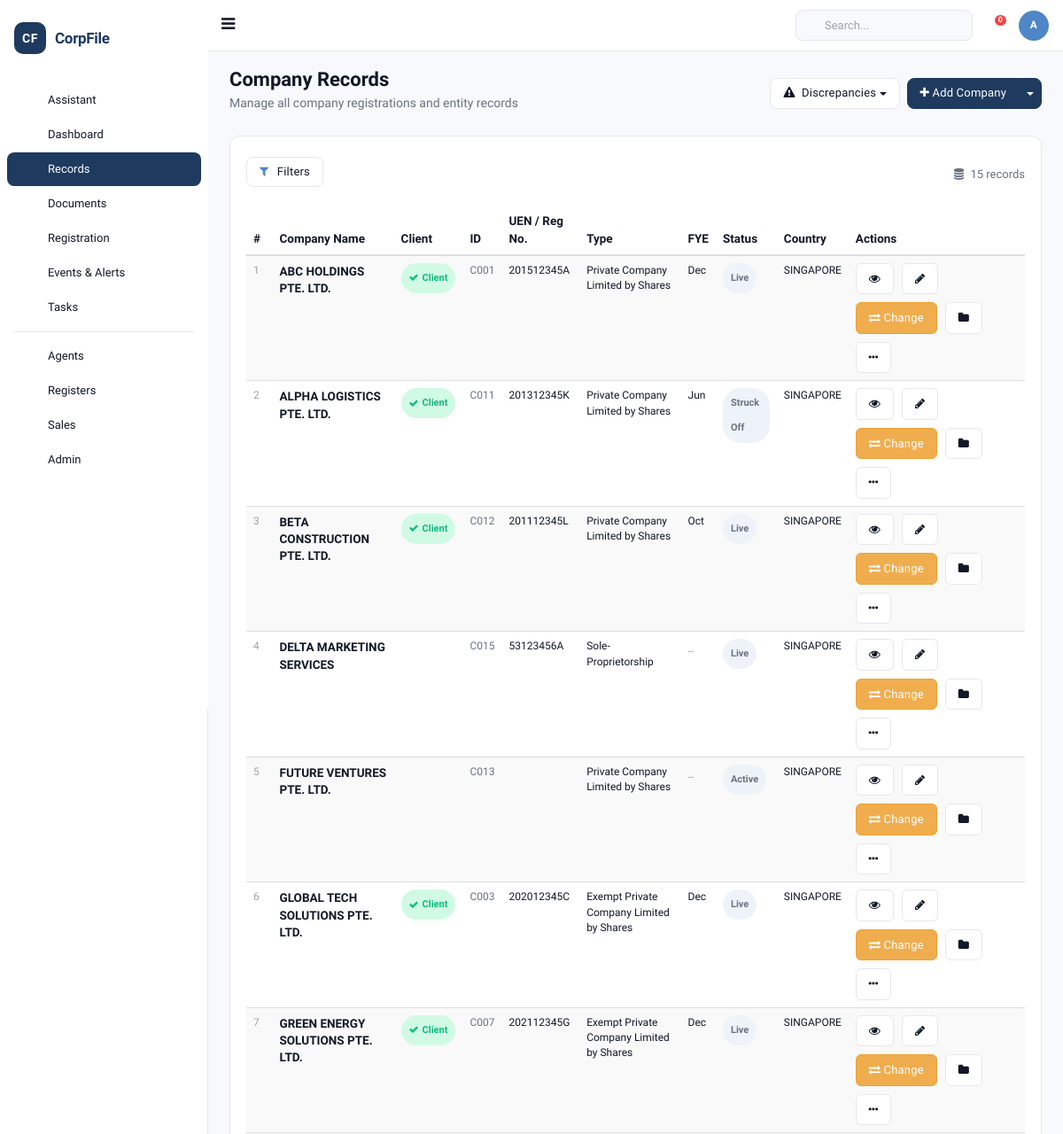
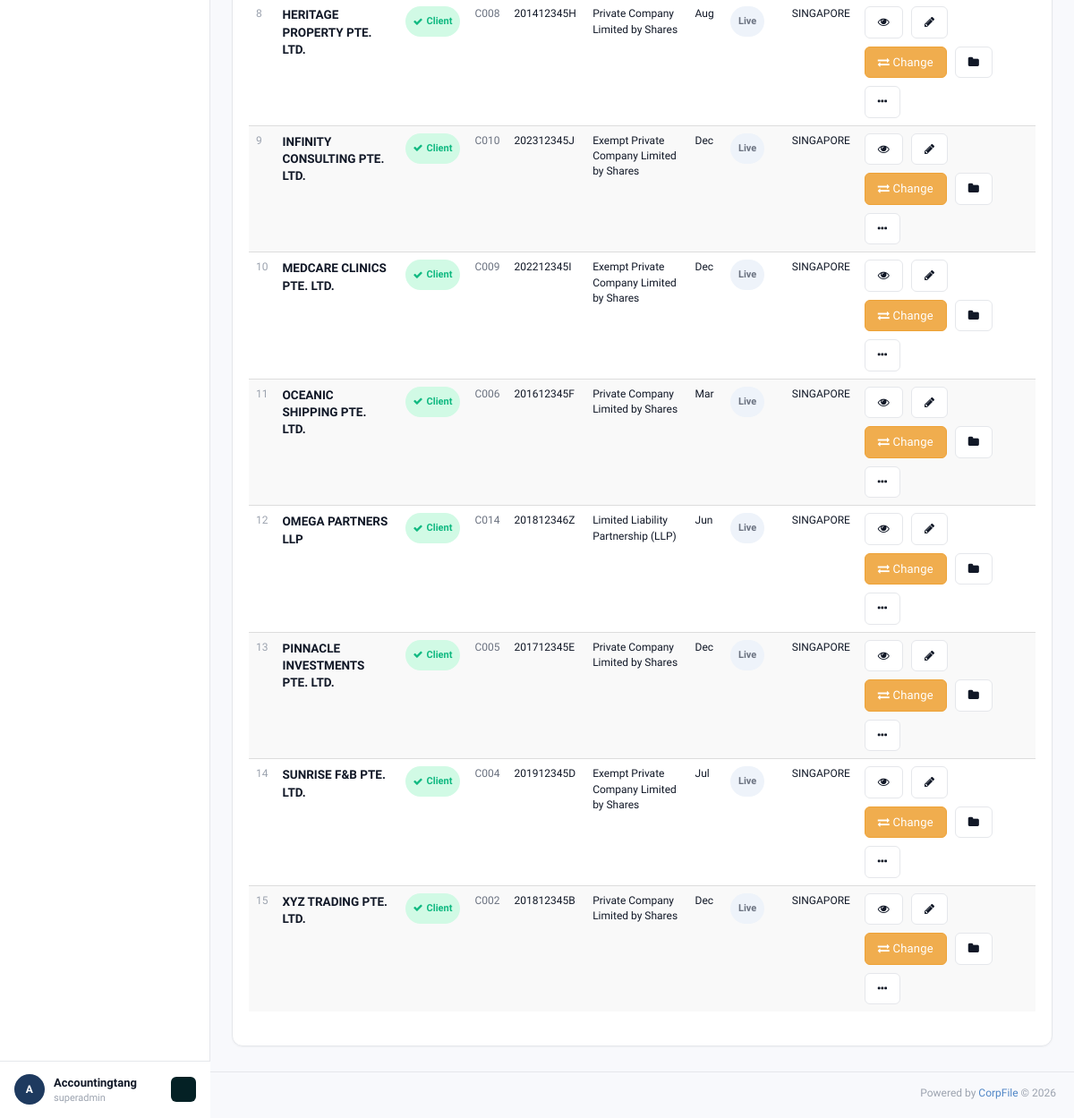
The page /company_list (signed in) on the database its author committed (2 pictures, top to bottom).
### tables this page shows
CREATE TABLE `companies` (
  `id` INT UNSIGNED AUTO_INCREMENT PRIMARY KEY,
  `client_id` INT UNSIGNED NOT NULL,
  `company_name` VARCHAR(500) NOT NULL,
  `former_name` VARCHAR(500) DEFAULT NULL,
  `trading_name` VARCHAR(500) DEFAULT NULL,
  `company_id_code` VARCHAR(100) DEFAULT NULL COMMENT 'Company ID field',
  `company_type_id` INT UNSIGNED DEFAULT NULL,
  `registration_number` VARCHAR(100) DEFAULT NULL COMMENT 'Local/Foreign reg number',
  `acra_registration_number` VARCHAR(100) DEFAULT NULL COMMENT 'ACRA UEN',
  `country` VARCHAR(100) DEFAULT 'SINGAPORE',
  `region_id` INT UNSIGNED DEFAULT NULL,
  `incorporation_date` DATE DEFAULT NULL,
  `entity_status` VARCHAR(50) DEFAULT 'Active' COMMENT 'ACRA status',
  `internal_css_status` VARCHAR(50) DEFAULT NULL COMMENT 'Pre-Incorp/Active/Terminated/Dormant/etc',
  `risk_assessment_rating` VARCHAR(20) DEFAULT NULL,
  `common_seal` VARCHAR(10) DEFAULT NULL,
  `company_stamp` VARCHAR(10) DEFAULT NULL,
  `related_industry_id` INT UNSIGNED DEFAULT NULL,
  `market_segment_id` INT UNSIGNED DEFAULT NULL,
  `public_interest_company` VARCHAR(10) DEFAULT NULL,
  `legis_entity_name` VARCHAR(255) DEFAULT NULL,
  `jurisdiction_incorp_name` VARCHAR(255) DEFAULT NULL,
  `jurisdiction_corp_name` VARCHAR(255) DEFAULT NULL,
  `jurisdiction_corp_id` VARCHAR(100) DEFAULT NULL,
  `strike_off_date` DATE DEFAULT NULL,
  `liquid_strike_off_date` DATE DEFAULT NULL,
  `terminate_date` DATE DEFAULT NULL,
  `dormant_date` DATE DEFAULT NULL,
  `liquidated_date` DATE DEFAULT NULL,
   
  `activity_1` VARCHAR(100) DEFAULT NULL,
  `activity_1_desc_default` TEXT DEFAULT NULL,
  `activity_1_desc_user` TEXT DEFAULT NULL,
  `activity_2` VARCHAR(100) DEFAULT NULL,
  `activity_2_desc_default` TEXT DEFAULT NULL,
  `activity_2_desc_user` TEXT DEFAULT NULL,
   
  `ord_issued_share_capital` DECIMAL(20,2) DEFAULT 0,
  `ord_currency` VARCHAR(10) DEFAULT 'SGD',
  `no_ord_shares` INT DEFAULT 0,
  `paid_up_capital` DECIMAL(20,2) DEFAULT 0,
  `paid_up_capital_currency` VARCHAR(10) DEFAULT 'SGD',
  `spec_issued_share_capital` DECIMAL(20,2) DEFAULT 0,
  `spec_currency` VARCHAR(10) DEFAULT 'SGD',
  `no_spec_shares` INT DEFAULT 0,
   
  `fye_date` DATE DEFAULT NULL,
  `financial_date` DATE DEFAULT NULL,
  `next_agm_due` DATE DEFAULT NULL,
  `date_of_agm` DATE DEFAULT NULL,
  `date_of_ar` DATE DEFAULT NULL,
  `last_ar_filing` DATE DEFAULT NULL,
   
  `contact_person` VARCHAR(255) DEFAULT NULL,
  `auditor_name` VARCHAR(255) DEFAULT NULL,
  `phone1_code` VARCHAR(10) DEFAULT '65',
  `phone1_number` VARCHAR(50) DEFAULT NULL,
  `phone2_code` VARCHAR(10) DEFAULT '65',
  `phone2_number` VARCHAR(50) DEFAULT NULL,
  `fax_code` VARCHAR(10) DEFAULT '65',
  `fax_number` VARCHAR(50) DEFAULT NULL,
  `website` VARCHAR(255) DEFAULT NULL,
  `email` VARCHAR(255) DEFAULT NULL,
   
  `bank_name_id` INT UNSIGNED DEFAULT NULL,
  `bank_account_number` VARCHAR(100) DEFAULT NULL,
   
  `service_name_id` INT UNSIGNED DEFAULT NULL,
  `service_appoint_date` DATE DEFAULT NULL,
  `service_termination_date` DATE DEFAULT NULL,
  `service_status` VARCHAR(50) DEFAULT NULL,
   
  `remarks` TEXT DEFAULT NULL,
  `additional_remarks` TEXT DEFAULT NULL,
   
  `logo` VARCHAR(500) DEFAULT NULL,
   
  `is_css_client` TINYINT DEFAULT 1,
  `is_taxation_client` TINYINT DEFAULT 0,
  `is_accounting_client` TINYINT DEFAULT 0,
  `is_audit_client` TINYINT DEFAULT 0,
  `is_outsrc_accounting` TINYINT DEFAULT 0,
  `is_outsrc_tax` TINYINT DEFAULT 0,
  `is_payroll_client` TINYINT DEFAULT 0,
  `is_compilation_client` TINYINT DEFAULT 0,
  `is_ask_client` TINYINT DEFAULT 0,
  `is_m_and_a_client` TINYINT DEFAULT 0,
  `is_hr_client` TINYINT DEFAULT 0,
  `is_scrutinisation_client` TINYINT DEFAULT 0,
  `is_gst_client` TINYINT DEFAULT 0,
  `is_wp_ep_client` TINYINT DEFAULT 0,
  `is_commercial_accounting` TINYINT DEFAULT 0,
  `is_personal_tax` TINYINT DEFAULT 0,
  `is_auditor` TINYINT DEFAULT 0,
  `is_corporate_shareholder` TINYINT DEFAULT 0,
  `is_fund_management` TINYINT DEFAULT 0,
  `is_corporate_director` TINYINT DEFAULT 0,
  `is_corporate_owner` TINYINT DEFAULT 0,
  `is_external_corp_sec` TINYINT DEFAULT 0,
  `is_sub_fund` TINYINT DEFAULT 0,
  `is_agent` TINYINT DEFAULT 0,
  `is_corporate_controller` TINYINT DEFAULT 0,
  `is_corporate_partner` TINYINT DEFAULT 0,
  `is_representative_office` TINYINT DEFAULT 0,
  `is_odi` TINYINT DEFAULT 0,
  `is_resident_representative` TINYINT DEFAULT 0,
  `is_liquidator` TINYINT DEFAULT 0,
  `is_hrs_client` TINYINT DEFAULT 0,
  `is_trust_fund` TINYINT DEFAULT 0,
   
  `is_prospect` TINYINT DEFAULT 0,
  `is_client` TINYINT DEFAULT 1,
  `is_non_client` TINYINT DEFAULT 0,
   
  `created_by` INT UNSIGNED DEFAULT NULL,
  `created_at` DATETIME DEFAULT CURRENT_TIMESTAMP,
  `updated_at` DATETIME DEFAULT CURRENT_TIMESTAMP ON UPDATE CURRENT_TIMESTAMP,
  FOREIGN KEY (`client_id`) REFERENCES `clients`(`id`) ON DELETE CASCADE,
  KEY `idx_company_name` (`company_name`(100)),
  KEY `idx_registration` (`registration_number`),
  KEY `idx_acra` (`acra_registration_number`)
);

CREATE TABLE `company_types` (
  `id` INT UNSIGNED AUTO_INCREMENT PRIMARY KEY,
  `client_id` INT UNSIGNED NOT NULL,
  `type_name` VARCHAR(255) NOT NULL,
  `status` TINYINT DEFAULT 1,
  `created_at` DATETIME DEFAULT CURRENT_TIMESTAMP,
  FOREIGN KEY (`client_id`) REFERENCES `clients`(`id`)
);

### application/controllers/Companies.php (called while the page is built, shortened)
<?php
class Company_list extends BaseController {
    public function index() {
        $data = [
            'page_title' => 'List Of Companies',
            'companies' => [],
            'total' => 0,
            'company_types' => [],
            'statuses' => [
                'Pre-Incorporation', 'Active', 'Terminated', 'Dormant',
                'Liquidation in Progress', 'Dissolved', 'Striking Off',
                'Struck-Off', 'De-Registered', 'Inactive', 'Liquidated',
                'Cancelled', 'Amalgamated'
            ],
        ];
        if ($this->db) {
            $clientId = $_SESSION['client_id'] ?? '';
            $client = $this->db->fetchOne("SELECT id FROM clients WHERE client_id = ?", [$clientId]);
            if ($client) {
                $data['companies'] = $this->db->fetchAll(
                    "SELECT c.*, ct.type_name as company_type_name
                     FROM companies c
                     LEFT JOIN company_types ct ON ct.id = c.company_type_id
                     WHERE c.client_id = ?
                     ORDER BY c.company_name ASC",
                    [$client->id]
                );
                $data['total'] = count($data['companies']);
                $data['company_types'] = $this->db->fetchAll(
                    "SELECT * FROM company_types WHERE client_id = ? AND status = 1",
                    [$client->id]
                );
            }
        }
        $this->loadLayout('companies/list', $data);
    }
}

### application/config/config.php (called while the page is built, shortened)
<?php
function base_url($path = '') {
    return rtrim($GLOBALS['config']['base_url'], '/') . '/' . ltrim($path, '/');
}

### application/libraries/Database.php (called while the page is built, shortened)
<?php
class Database {
    private static $instance = null;
    private $pdo;
    public function __construct() {
        $config = $GLOBALS['db_config'];
        try {
            $socket = getenv('DB_SOCKET');
            if ($socket) {
                $dsn = "mysql:unix_socket={$socket};dbname={$config['database']};charset={$config['charset']}";
            } else {
                $dsn = "mysql:host={$config['host']};port={$config['port']};dbname={$config['database']};charset={$config['charset']}";
            }
            $options = [
                PDO::ATTR_ERRMODE => PDO::ERRMODE_EXCEPTION,
                PDO::ATTR_DEFAULT_FETCH_MODE => PDO::FETCH_OBJ,
                PDO::ATTR_EMULATE_PREPARES => false,
            ];
            if (defined('PDO::MYSQL_ATTR_SSL_VERIFY_SERVER_CERT')) {
                $options[PDO::MYSQL_ATTR_SSL_VERIFY_SERVER_CERT] = false;
            }
            $this->pdo = new PDO($dsn, $config['username'], $config['password'], $options);
        } catch (PDOException $e) {
            if (ENVIRONMENT === 'development') {
                die('Database connection failed: ' . $e->getMessage());
            } else {
                die('Database connection failed.');
            }
        }
    }
    public static function getInstance() {
        if (self::$instance === null) {
            self::$instance = new self();
        }
        return self::$instance;
    }
    public function query($sql, $params = []) {
        $stmt = $this->pdo->prepare($sql);
        $stmt->execute($params);
        return $stmt;
    }
    public function fetchAll($sql, $params = []) {
        return $this->query($sql, $params)->fetchAll();
    }
    public function fetchOne($sql, $params = []) {
        return $this->query($sql, $params)->fetch();
    }
}

### application/views/companies/list.php (the view, shortened to what this page needs)
<div class="page-title">
    <div class="title_left">
        <h3>Company Records</h3>
        <p style="color:var(--cf-text-secondary); font-size:14px; margin-top:4px;">
            Manage all company registrations and entity records
        </p>
    </div>
    <div class="title_right">
        <div class="pull-right" style="display:flex; gap:8px; align-items:center;">
            <div class="btn-group">
                <button type="button" class="btn btn-default dropdown-toggle" data-toggle="dropdown" style="border-radius:var(--cf-radius-sm);">
                    <i class="fa fa-exclamation-triangle" style="margin-right:4px;"></i> Discrepancies <span class="caret"></span>
                </button>
            </div>
            <div class="btn-group">
                <a href="<?= base_url('add_company') ?>" class="btn btn-primary" style="border-radius:var(--cf-radius-sm) 0 0 var(--cf-radius-sm);">
                    <i class="fa fa-plus"></i> Add Company
                </a>
                <button type="button" class="btn btn-primary dropdown-toggle" data-toggle="dropdown" style="border-radius:0 var(--cf-radius-sm) var(--cf-radius-sm) 0; border-left:1px solid rgba(255,255,255,0.2);">
                    <span class="caret"></span>
                </button>
            </div>
        </div>
    </div>
</div>
<div class="row">
    <div class="col-md-12">
        <div class="x_panel">
            <div class="x_content">
                <div style="display:flex; gap:12px; align-items:center; margin-bottom:16px; flex-wrap:wrap;">
                    <button class="btn btn-default" id="toggleFilter" style="border-radius:var(--cf-radius-sm);">
                        <i class="fa fa-filter" style="margin-right:6px; color:var(--cf-accent);"></i> Filters
                    </button>
                    <span style="font-size:13px; color:var(--cf-text-secondary);">
                        <i class="fa fa-database" style="margin-right:4px;"></i>
                        <?= count($companies ?? []) ?> records
                    </span>
                </div>
                <table id="datatable" class="table table-striped" style="width:100%">
                    <thead>
                        <tr>
                            <th>#</th>
                            <th>Company Name</th>
                            <th>Client</th>
                            <th>ID</th>
                            <th>UEN / Reg No.</th>
                            <th>Type</th>
                            <th>FYE</th>
                            <th>Status</th>
                            <th>Country</th>
                            <th style="min-width:180px;">Actions</th>
                        </tr>
                    </thead>
                    <tbody>
                        <?php $sno = 1; foreach ($companies as $c): ?>
                        <tr>
                            <td style="color:var(--cf-text-muted); font-size:12px;"><?= $sno++ ?></td>
                            <td>
                                <a href="<?= base_url("view_company/{$c->id}") ?>" style="color:var(--cf-text); font-weight:600;">
                                    <?= htmlspecialchars($c->company_name) ?>
                                </a>
                            </td>
                            <td>
                                <?php if ($c->is_client): ?>
                                    <span class="status-badge active"><i class="fa fa-check"></i> Client</span>
                                <?php elseif ($c->is_prospect): ?>
                                    <span class="status-badge pending"><i class="fa fa-clock-o"></i> Prospect</span>
                                <?php elseif ($c->is_non_client): ?>
                                    <span class="status-badge draft"><i class="fa fa-minus"></i> Non-Client</span>
                                <?php endif; ?>
                            </td>
                            <td style="font-size:12px; color:var(--cf-text-secondary);"><?= htmlspecialchars($c->company_id_code ?? '') ?></td>
                            <td style="font-family:monospace; font-size:12px;"><?= htmlspecialchars($c->registration_number ?? '') ?></td>
                            <td style="font-size:12px;"><?= htmlspecialchars($c->company_type_name ?? '') ?></td>
                            <td style="font-size:12px;"><?= $c->fye_date ? date('M', strtotime($c->fye_date)) : '<span style="color:var(--cf-text-muted);">--</span>' ?></td>
                            <td>
                                <span class="status-badge <?= $c->entity_status === 'Active' ? 'active' : 'draft' ?>">
                                    <?= htmlspecialchars($c->entity_status ?? 'Active') ?>
                                </span>
                            </td>
                            <td style="font-size:12px;"><?= htmlspecialchars($c->country ?? '') ?></td>
                            <td>
                                <div style="display:flex; gap:4px; flex-wrap:wrap;">
                                    <a href="<?= base_url("view_company/{$c->id}") ?>" class="btn btn-default btn-xs" title="View" style="border-radius:6px;">
                                        <i class="fa fa-eye"></i>
                                    </a>
                                    <a href="<?= base_url("edit_company/{$c->id}/?comp") ?>" class="btn btn-default btn-xs" title="Edit" style="border-radius:6px;">
                                        <i class="fa fa-pencil"></i>
                                    </a>
                                    <button class="btn btn-warning btn-xs change-btn" data-id="<?= $c->id ?>" data-name="<?= htmlspecialchars($c->company_name) ?>" data-uen="<?= htmlspecialchars($c->registration_number ?? '') ?>" title="File a Change" style="border-radius:6px; color:#fff;">
                                        <i class="fa fa-exchange"></i> Change
                                    </button>
                                    <a href="<?= base_url("alldocuments?company_id={$c->id}") ?>" class="btn btn-default btn-xs" title="Documents" style="border-radius:6px;">
                                        <i class="fa fa-folder"></i>
                                    </a>
                                    <div class="btn-group">
                                        <button type="button" class="btn btn-default btn-xs dropdown-toggle" data-toggle="dropdown" style="border-radius:6px;">
                                            <i class="fa fa-ellipsis-h"></i>
                                        </button>
                                    </div>
                                </div>
                            </td>
                        </tr>
                        <?php endforeach; ?>
                    </tbody>
                </table>
            </div>
        </div>
    </div>
</div>

### rows shown on the page
companies: company_name "ABC HOLDINGS PTE. LTD.", is_client 1 (drawn), company_id_code "C001", registration_number "201512345A", company_type.type_name "Private Company Limited by Shares", fye_date "Dec", entity_status "Live", country "SINGAPORE"
companies: company_name "ALPHA LOGISTICS PTE. LTD.", is_client 1 (drawn), company_id_code "C011", registration_number "201312345K", company_type.type_name "Private Company Limited by Shares", fye_date "Jun", entity_status "Struck Off", country "SINGAPORE"
companies: company_name "BETA CONSTRUCTION PTE. LTD.", is_client 1 (drawn), company_id_code "C012", registration_number "201112345L", company_type.type_name "Private Company Limited by Shares", fye_date "Oct", entity_status "Live", country "SINGAPORE"
companies: company_name "DELTA MARKETING SERVICES", company_id_code "C015", registration_number "53123456A", company_type.type_name "Sole-Proprietorship", entity_status "Live", country "SINGAPORE"
companies: company_name "FUTURE VENTURES PTE. LTD.", company_id_code "C013", company_type.type_name "Private Company Limited by Shares", entity_status "Active", country "SINGAPORE"
companies: company_name "GLOBAL TECH SOLUTIONS PTE. LTD.", is_client 1 (drawn), company_id_code "C003", registration_number "202012345C", company_type.type_name "Exempt Private Company Limited by Shares", fye_date "Dec", entity_status "Live", country "SINGAPORE"
companies: company_name "GREEN ENERGY SOLUTIONS PTE. LTD.", is_client 1 (drawn), company_id_code "C007", registration_number "202112345G", company_type.type_name "Exempt Private Company Limited by Shares", fye_date "Dec", entity_status "Live", country "SINGAPORE"
companies: company_name "HERITAGE PROPERTY PTE. LTD.", is_client 1 (drawn), company_id_code "C008", registration_number "201412345H", company_type.type_name "Private Company Limited by Shares", fye_date "Aug", entity_status "Live", country "SINGAPORE"
companies: company_name "INFINITY CONSULTING PTE. LTD.", is_client 1 (drawn), company_id_code "C010", registration_number "202312345J", company_type.type_name "Exempt Private Company Limited by Shares", fye_date "Dec", entity_status "Live", country "SINGAPORE"
companies: company_name "MEDCARE CLINICS PTE. LTD.", is_client 1 (drawn), company_id_code "C009", registration_number "202212345I", company_type.type_name "Exempt Private Company Limited by Shares", fye_date "Dec", entity_status "Live", country "SINGAPORE"
companies: company_name "OCEANIC SHIPPING PTE. LTD.", is_client 1 (drawn), company_id_code "C006", registration_number "201612345F", company_type.type_name "Private Company Limited by Shares", fye_date "Mar", entity_status "Live", country "SINGAPORE"
companies: company_name "OMEGA PARTNERS LLP", is_client 1 (drawn), company_id_code "C014", registration_number "201812346Z", company_type.type_name "Limited Liability Partnership (LLP)", fye_date "Jun", entity_status "Live", country "SINGAPORE"
companies: company_name "PINNACLE INVESTMENTS PTE. LTD.", is_client 1 (drawn), company_id_code "C005", registration_number "201712345E", company_type.type_name "Private Company Limited by Shares", fye_date "Dec", entity_status "Live", country "SINGAPORE"
companies: company_name "SUNRISE F&B PTE. LTD.", is_client 1 (drawn), company_id_code "C004", registration_number "201912345D", company_type.type_name "Exempt Private Company Limited by Shares", fye_date "Jul", entity_status "Live", country "SINGAPORE"
companies: company_name "XYZ TRADING PTE. LTD.", is_client 1 (drawn), company_id_code "C002", registration_number "201812345B", company_type.type_name "Private Company Limited by Shares", fye_date "Dec", entity_status "Live", country "SINGAPORE"

### other values the page prints
$user_initials "A"
$user_name "Accountingtang"
$user_role "superadmin"
count($companies ?? []) "15"
